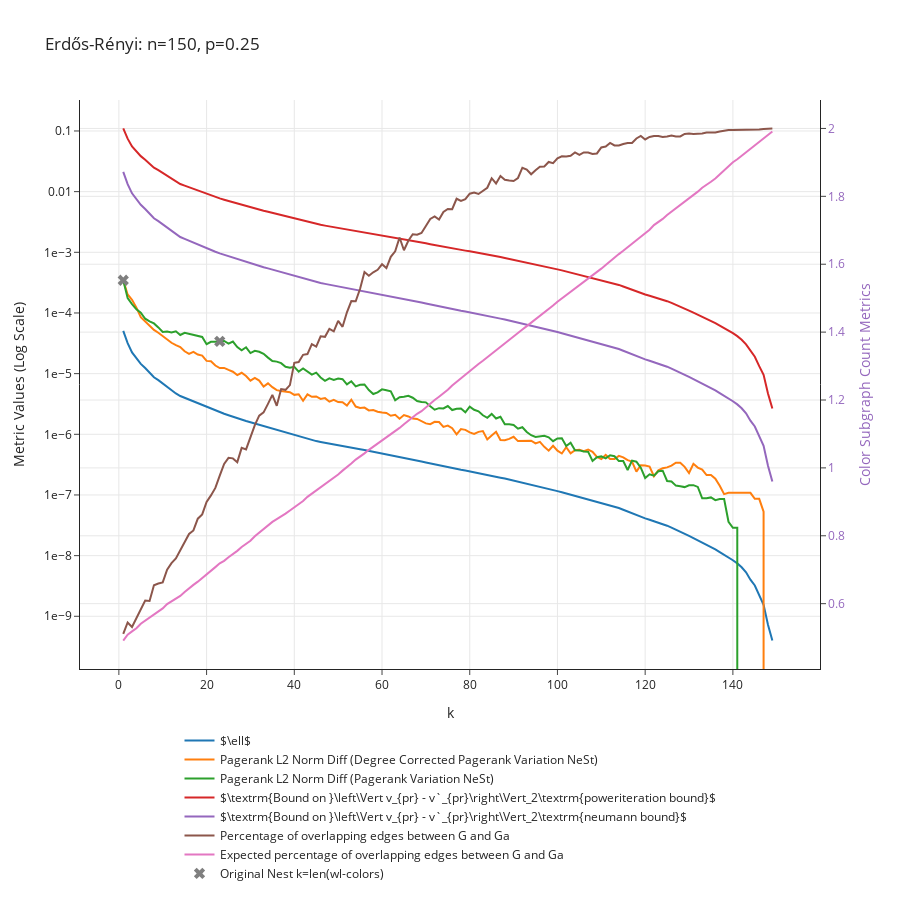

The notebook cell this image was saved under:
### Code cell
p = 0.25
n = 150
G = nx.erdos_renyi_graph(n, p)
data_dict = get_convergence_data_of_nest(G, min_cluster_size = 1, max_k = 150)
plot_convergence_data(data_dict, f"Erdős-Rényi: n={n}, p={p}")

### Figure 1 — Plotly figure (JSON) as saved in the notebook; plotly's stock layout.template omitted (floating-point values rounded to 4 significant figures; data arrays with more than 128 entries replaced by an {"elided": "..."} marker saying what was removed)
{"data": [{"mode": "lines", "name": "$\\ell$", "type": "scatter", "x": {"elided": "149 int values"}, "y": {"elided": "149 float values"}}, {"mode": "lines", "name": "Pagerank L2 Norm Diff (Degree Corrected Pagerank Variation NeSt)", "type": "scatter", "x": {"elided": "149 int values"}, "y": {"elided": "149 float values"}}, {"mode": "lines", "name": "Pagerank L2 Norm Diff (Pagerank Variation NeSt)", "type": "scatter", "x": {"elided": "149 int values"}, "y": {"elided": "149 float values"}}, {"mode": "lines", "name": "$\\textrm{Bound on }\\left\\Vert v_{pr} - v`_{pr}\\right\\Vert_2\\textrm{poweriteration bound}$", "type": "scatter", "x": {"elided": "149 int values"}, "y": {"elided": "149 float values"}}, {"mode": "lines", "name": "$\\textrm{Bound on }\\left\\Vert v_{pr} - v`_{pr}\\right\\Vert_2\\textrm{neumann bound}$", "type": "scatter", "x": {"elided": "149 int values"}, "y": {"elided": "149 float values"}}, {"mode": "lines", "name": "Percentage of overlapping edges between G and Ga", "type": "scatter", "x": {"elided": "149 int values"}, "y": {"elided": "149 float values"}, "yaxis": "y2"}, {"mode": "lines", "name": "Expected percentage of overlapping edges between G and Ga", "type": "scatter", "x": {"elided": "149 int values"}, "y": {"elided": "149 float values"}, "yaxis": "y2"}, {"marker": {"size": 10, "symbol": "x"}, "mode": "markers", "name": "Original Nest k=len(wl-colors)", "type": "scatter", "x": [1, 23, 150], "y": [0.0003464, 3.408e-05, 0]}], "layout": {"height": 900, "hovermode": "closest", "legend": {"orientation": "h", "x": 0.5, "xanchor": "center", "y": -0.1, "yanchor": "top"}, "title": {"text": "Erdős-Rényi: n=150, p=0.25"}, "xaxis": {"title": {"text": "k"}}, "yaxis": {"exponentformat": "e", "title": {"text": "Metric Values (Log Scale)"}, "type": "log"}, "yaxis2": {"overlaying": "y", "side": "right", "tickfont": {"color": "rgba(148, 103, 189, 1)"}, "title": {"font": {"color": "rgba(148, 103, 189, 1)"}, "text": "Color Subgraph Count Metrics"}, "type": "linear"}}}
